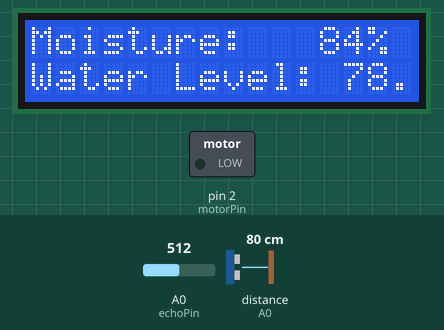
Simulated run of this sketch. Board: Arduino Uno, built with avr-gcc and run on an emulated ATmega328P. Parts: 16×2 character LCD, switched loads named in the sketch (green lamp = pin HIGH). Wiring (inferred from the names in the program): ultrasonic range finder: trigger pin 12; echo A0. Inputs (shaded band) come from the test bench; at power-on: A0 (echoPin) = 512, distance to the obstacle (sensor on A0) 80 cm. The echo pulse lasts 58.3 µs per cm; pins used as bus, display or sensor lines are not drawn; what the sketch prints to the serial monitor is not drawn.

Above: at 1.2 s.
1.3 s: A0 (echoPin) set to 548
At 2.1 s:
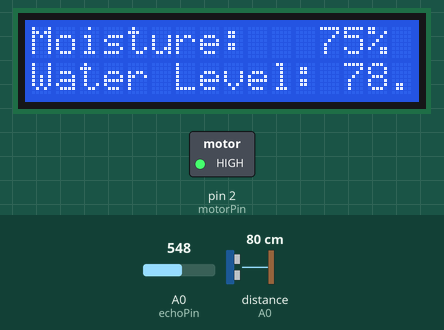
2.8 s: distance to the obstacle (sensor on A0) set to 2 cm
At 4.4 s:
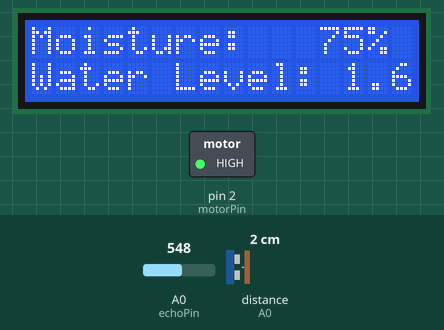
5.8 s: A0 (echoPin) set to 90
At 6.8 s:
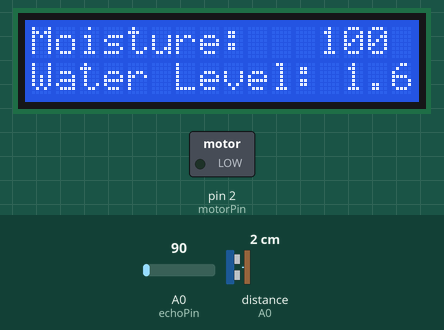
7.7 s: A0 (echoPin) set to 438
9.2 s: A0 (echoPin) set to 462
At 10.1 s:
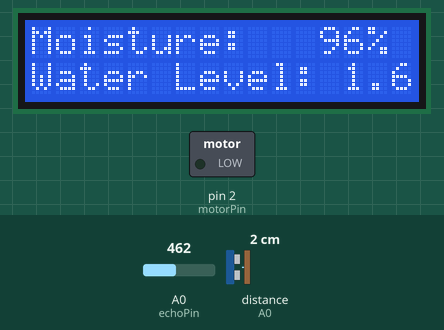
10.7 s: distance to the obstacle (sensor on A0) set to 4 cm
At 11.5 s:
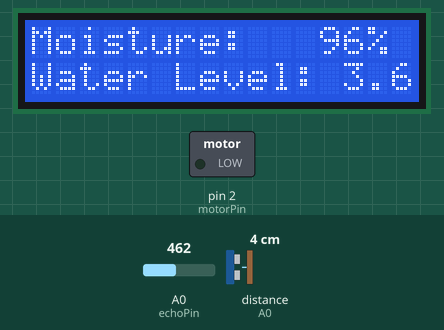
Timing chart, 0 to 13.4 s (numbered marks = the images above; inputs shaded):
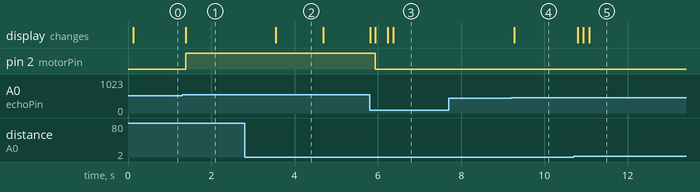

The sketch:

Prototype_Code.ino
```cpp
#include <Wire.h>
#include <LiquidCrystal_I2C.h>

#define analogPin A0

LiquidCrystal_I2C lcd(0x27, 16, 2);


const int trigPin = 12;
const int echoPin = 14;

const int motorPin = 2;

const int dutyCycle = 255;

//define sound velocity in cm/uS
#define SOUND_VELOCITY 0.034
#define CM_TO_INCH 0.393701

long duration;
float distanceCm;
float distanceInch;

const int AirValue = 847;
const int WaterValue = 450;
const int SensorPin = A0;
int soilMoistureValue = 0;
int soilmoisturepercent=0;

void setup() {
  Serial.begin(115200);
  Wire.begin();
  while (!Serial);

  pinMode(trigPin, OUTPUT);
  pinMode(echoPin, INPUT);

  lcd.init();
  lcd.backlight();
  lcd.setCursor(0,0);
  lcd.print("ADC Value =      ");
}

void loop() {


  soilMoistureValue = analogRead(SensorPin);
  Serial.println(soilMoistureValue);
  soilmoisturepercent = map(soilMoistureValue, AirValue, WaterValue, 0, 100);
  if(soilmoisturepercent > 100)
{
  Serial.println("100 %");
  lcd.setCursor(0,0);
  lcd.print("Moisture:      ");
  lcd.setCursor(12, 0);
  lcd.print("100 %");
  analogWrite(motorPin, 0);
}

else if(soilmoisturepercent <0)
{
  Serial.println("0 %");
  lcd.setCursor(0,0);
  lcd.print("Moisture:      ");
  lcd.setCursor(12, 0);
  lcd.print("0 %");
  analogWrite(motorPin, 0);
}

else if(soilmoisturepercent <80 && soilmoisturepercent >30 )
{
  Serial.println("0 %");
  lcd.setCursor(0,0);
  lcd.print("Moisture:      ");
  lcd.setCursor(12, 0);
  lcd.print(soilmoisturepercent);
  lcd.print("%");

  analogWrite(motorPin, dutyCycle);
  delay(1000);
}


else if(soilmoisturepercent >=0 && soilmoisturepercent <= 100)
{
  Serial.print(soilmoisturepercent);
  Serial.println("%");
  lcd.setCursor(0,0);
  lcd.print("Moisture:      ");
  lcd.setCursor(12, 0);
  lcd.print(soilmoisturepercent);
  lcd.print("%");
  analogWrite(motorPin, 0);
}


  // Clears the trigPin
  digitalWrite(trigPin, LOW);
  delayMicroseconds(2);
  // Sets the trigPin on HIGH state for 10 micro seconds
  digitalWrite(trigPin, HIGH);
  delayMicroseconds(10);
  digitalWrite(trigPin, LOW);

  // Reads the echoPin, returns the sound wave travel time in microseconds
  duration = pulseIn(echoPin, HIGH);

  // Calculate the distance
  distanceCm = duration * SOUND_VELOCITY/2;

  // Convert to inches
  distanceInch = distanceCm * CM_TO_INCH;

  // Prints the distance on the Serial Monitor
  Serial.print("Distance (cm): ");
  Serial.println(distanceCm);
  Serial.print("Distance (inch): ");
  Serial.println(distanceInch);

  lcd.setCursor(0, 1);
  lcd.print("Water Level: ");
  lcd.print(distanceCm);


  delay(100);
}
```

Measured:
- the behaviour switches between 529 and 530 on A0 (echoPin) (found by bisection; images 0 and 1)
- the behaviour switches between 446 and 447 on A0 (echoPin) (found by bisection; images 3 and 4)
- after the input at 1.3 s, pin 2 (motorPin): LOW → HIGH after 0.08 s; the display: changes after 0.08 s (image 1)
- after the input at 2.8 s, the display: changes after 0.75 s (image 2)
- after the input at 5.8 s, pin 2 (motorPin): HIGH → LOW after 0.14 s; the display: first differs from a run without the input after 0.14 s (image 3)
- after the input at 7.7 s, every drawn part: stays the same
- after the input at 9.2 s, the display: changes after 0.07 s (image 4)
- after the input at 10.7 s, the display: changes after 0.10 s (image 5)
